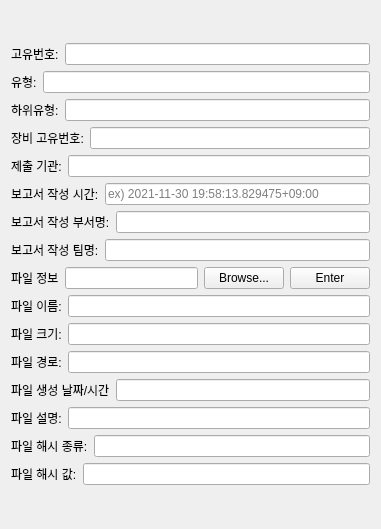
                  <widget class="QWidget" name="AI_Reports__scrollAreaWidgetContents_1">
                   <property name="geometry">
                    <rect>
                     <x>0</x>
                     <y>-333</y>
                     <width>381</width>
                     <height>529</height>
                    </rect>
                   </property>
                   <layout class="QGridLayout" name="gridLayout_12">
                    <item row="0" column="0">
                     <layout class="QVBoxLayout" name="AI_Reports__verticalLayout_1">
                      <item>
                       <layout class="QHBoxLayout" name="AI_Reports_id__horizontalLayout_1">
                        <item>
                         <widget class="QLabel" name="AI_Reports_id__label_1">
                          <property name="text">
                           <string>고유번호:</string>
                          </property>
                         </widget>
                        </item>
                        <item>
                         <widget class="QLineEdit" name="AI_Reports_id__lineEdit_1"/>
                        </item>
                       </layout>
                      </item>
                      <item>
                       <layout class="QHBoxLayout" name="AI_Reports_type__horizontalLayout_1">
                        <item>
                         <widget class="QLabel" name="AI_Reports_type__label_1">
                          <property name="text">
                           <string>유형:</string>
                          </property>
                         </widget>
                        </item>
                        <item>
                         <widget class="QLineEdit" name="AI_Reports_type__lineEdit_1"/>
                        </item>
                       </layout>
                      </item>
                      <item>
                       <layout class="QHBoxLayout" name="AI_Reports_subtype__horizontalLayout_1">
                        <item>
                         <widget class="QLabel" name="AI_Reports_subtype__label_1">
                          <property name="text">
                           <string>하위유형:</string>
                          </property>
                         </widget>
                        </item>
                        <item>
                         <widget class="QLineEdit" name="AI_Reports_subtype__lineEdit_1"/>
                        </item>
                       </layout>
                      </item>
                      <item>
                       <layout class="QHBoxLayout" name="AI_Reports_mgmt_id__horizontalLayout_1">
                        <item>
                         <widget class="QLabel" name="AI_Reports_mgmt_id__label_1">
                          <property name="text">
                           <string>장비 고유번호:</string>
                          </property>
                         </widget>
                        </item>
                        <item>
                         <widget class="QLineEdit" name="AI_Reports_mgmt_id__lineEdit_1"/>
                        </item>
                       </layout>
                      </item>
                      <item>
                       <layout class="QHBoxLayout" name="AI_Reports_submission_agency__horizontalLayout_1">
                        <item>
                         <widget class="QLabel" name="AI_Reports_submission_agency__label_1">
                          <property name="text">
                           <string>제출 기관:</string>
                          </property>
                         </widget>
                        </item>
                        <item>
                         <widget class="QLineEdit" name="AI_Reports_submission_agency__lineEdit_1"/>
                        </item>
                       </layout>
                      </item>
                      <item>
                       <layout class="QHBoxLayout" name="AI_Reports_reports_creation_datetime__horizontalLayout_1">
                        <item>
                         <widget class="QLabel" name="AI_Reports_reprot_creation_datetime__label_1">
                          <property name="text">
                           <string>보고서 작성 시간:</string>
                          </property>
                         </widget>
                        </item>
                        <item>
                         <widget class="QLineEdit" name="AI_Reports_reprot_creation_datetime__lineEdit_1">
                          <property name="placeholderText">
                           <string>ex) 2021-11-30 19:58:13.829475+09:00</string>
                          </property>
                         </widget>
                        </item>
                       </layout>
                      </item>
                      <item>
                       <layout class="QHBoxLayout" name="AI_Reports_division_name_of_report_maker__horizontalLayout_1">
                        <item>
                         <widget class="QLabel" name="AI_Reports_division_name_of_report_maker__label_1">
                          <property name="text">
                           <string>보고서 작성 부서명:</string>
                          </property>
                         </widget>
                        </item>
                        <item>
                         <widget class="QLineEdit" name="AI_Reports_division_name_of_report_maker__lineEdit_1"/>
                        </item>
                       </layout>
                      </item>
                      <item>
                       <layout class="QHBoxLayout" name="AI_Reports_team_name_of_report_maker__horizontalLayout_1">
                        <item>
                         <widget class="QLabel" name="AI_Reports_team_name_of_report_maker__label_1">
                          <property name="text">
                           <string>보고서 작성 팀명:</string>
                          </property>
                         </widget>
                        </item>
                        <item>
                         <widget class="QLineEdit" name="AI_Reports_team_name_of_report_maker__lineEdit_1"/>
                        </item>
                       </layout>
                      </item>
                      <item>
                       <layout class="QHBoxLayout" name="AI_Reports_file_info__horizontalLayout_1">
                        <item>
                         <widget class="QLabel" name="AI_Reports_file_info__label_1">
                          <property name="text">
                           <string>파일 정보</string>
                          </property>
                         </widget>
                        </item>
                        <item>
                         <widget class="QLineEdit" name="AI_Reports_file_info__lineEdit_1"/>
                        </item>
                        <item>
                         <widget class="QPushButton" name="AI_Reports_file_info__browseButton_1">
                          <property name="text">
                           <string>Browse...</string>
                          </property>
                         </widget>
                        </item>
                        <item>
                         <widget class="QPushButton" name="AI_Reports_file_info__enterButton_1">
                          <property name="text">
                           <string>Enter</string>
                          </property>
                         </widget>
                        </item>
                       </layout>
                      </item>
                      <item>
                       <layout class="QHBoxLayout" name="AI_Reports_file_name__horizontalLayout_1">
                        <item>
                         <widget class="QLabel" name="AI_Reports_file_name__label_1">
                          <property name="text">
                           <string>파일 이름:</string>
                          </property>
                         </widget>
                        </item>
                        <item>
                         <widget class="QLineEdit" name="AI_Reports_file_name__lineEdit_1"/>
                        </item>
                       </layout>
                      </item>
                      <item>
                       <layout class="QHBoxLayout" name="AI_Reports_file_size__horizontalLayout_1">
                        <item>
                         <widget class="QLabel" name="AI_Reports_file_size__label_1">
                          <property name="text">
                           <string>파일 크기:</string>
                          </property>
                         </widget>
                        </item>
                        <item>
                         <widget class="QLineEdit" name="AI_Reports_file_size__lineEdit_1"/>
                        </item>
                       </layout>
                      </item>
                      <item>
                       <layout class="QHBoxLayout" name="AI_Reports_file_path__horizontalLayout_1">
                        <item>
                         <widget class="QLabel" name="AI_Reports_file_path__label_1">
                          <property name="text">
                           <string>파일 경로:</string>
                          </property>
                         </widget>
                        </item>
                        <item>
                         <widget class="QLineEdit" name="AI_Reports_file_path__lineEdit_1"/>
                        </item>
                       </layout>
                      </item>
                      <item>
                       <layout class="QHBoxLayout" name="AI_Reports_file_creation_datetime__horizontalLayout_1">
                        <item>
                         <widget class="QLabel" name="AI_Reports_file_creation_datetime__label_1">
                          <property name="text">
                           <string>파일 생성 날짜/시간</string>
                          </property>
                         </widget>
                        </item>
                        <item>
                         <widget class="QLineEdit" name="AI_Reports_file_creation_datetime__lineEdit_1">
                          <property name="placeholderText">
                           <string/>
                          </property>
                         </widget>
                        </item>
                       </layout>
                      </item>
                      <item>
                       <layout class="QHBoxLayout" name="AI_Reports_file_description__horizontalLayout_1">
                        <item>
                         <widget class="QLabel" name="AI_Reports_file_description__label_1">
                          <property name="text">
                           <string>파일 설명:</string>
                          </property>
                         </widget>
                        </item>
                        <item>
                         <widget class="QLineEdit" name="AI_Reports_file_description__lineEdit_1"/>
                        </item>
                       </layout>
                      </item>
                      <item>
                       <layout class="QHBoxLayout" name="AI_Reports_file_hash_type__horizontalLayout_1">
                        <item>
                         <widget class="QLabel" name="AI_Reports_file_hash_type__label_1">
                          <property name="text">
                           <string>파일 해시 종류:</string>
                          </property>
                         </widget>
                        </item>
                        <item>
                         <widget class="QLineEdit" name="AI_Reports_file_hash_type__lineEdit_1"/>
                        </item>
                       </layout>
                      </item>
                      <item>
                       <layout class="QHBoxLayout" name="AI_Reports_file_hash_value__horizontalLayout_1">
                        <item>
                         <widget class="QLabel" name="AI_Reports_file_hash_value__label_1">
                          <property name="text">
                           <string>파일 해시 값:</string>
                          </property>
                         </widget>
                        </item>
                        <item>
                         <widget class="QLineEdit" name="AI_Reports_file_hash_value__lineEdit_1"/>
                        </item>
                       </layout>
                      </item>
                     </layout>
                    </item>
                   </layout>
                  </widget>
